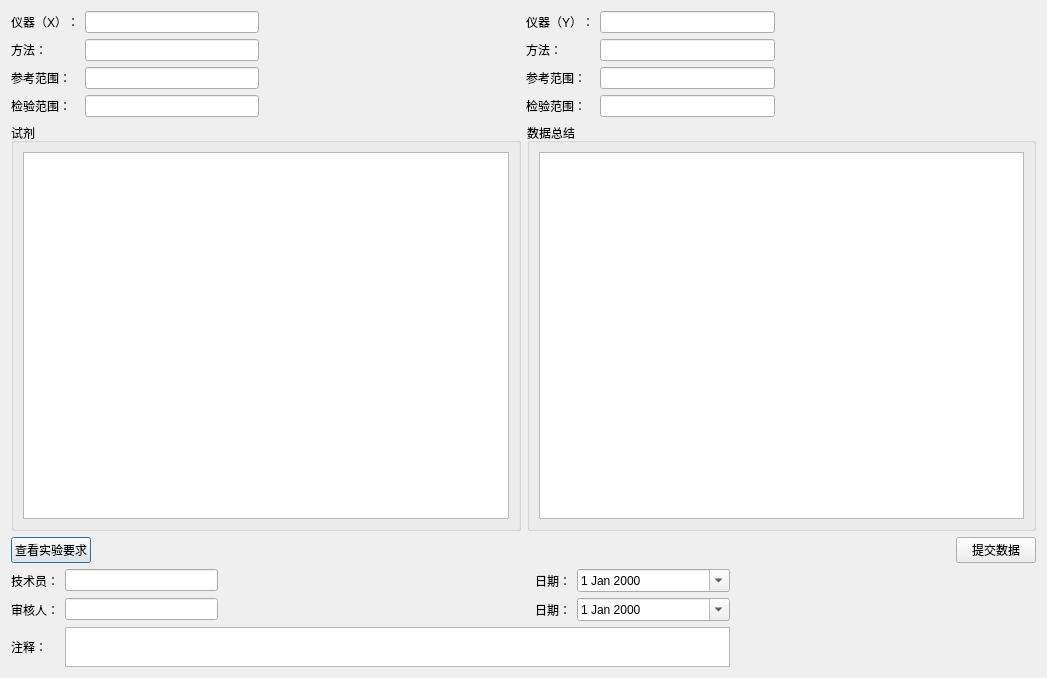
<?xml version="1.0" encoding="UTF-8"?>
<ui version="4.0">
 <class>Pv_ReportableRange</class>
 <widget class="QDialog" name="Pv_ReportableRange">
  <property name="geometry">
   <rect>
    <x>0</x>
    <y>0</y>
    <width>1047</width>
    <height>678</height>
   </rect>
  </property>
  <property name="windowTitle">
   <string>Dialog</string>
  </property>
  <layout class="QVBoxLayout" name="verticalLayout" stretch="0,5,0,0">
   <item>
    <layout class="QGridLayout" name="gridLayout" columnstretch="0,2,3,0,2,3">
     <item row="1" column="4">
      <widget class="QLineEdit" name="lineEdit_8"/>
     </item>
     <item row="2" column="1">
      <widget class="QLineEdit" name="RI_XReferenceRange"/>
     </item>
     <item row="0" column="4">
      <widget class="QLineEdit" name="RI_InstrumentY"/>
     </item>
     <item row="3" column="1">
      <widget class="QLineEdit" name="RI_XDetectionRange"/>
     </item>
     <item row="2" column="4">
      <widget class="QLineEdit" name="lineEdit_9"/>
     </item>
     <item row="3" column="4">
      <widget class="QLineEdit" name="lineEdit_10"/>
     </item>
     <item row="0" column="1">
      <widget class="QLineEdit" name="RI_InstrumentX"/>
     </item>
     <item row="0" column="0">
      <widget class="QLabel" name="label_6">
       <property name="text">
        <string>仪器（X）：</string>
       </property>
      </widget>
     </item>
     <item row="0" column="2">
      <spacer name="horizontalSpacer_4">
       <property name="orientation">
        <enum>Qt::Horizontal</enum>
       </property>
       <property name="sizeHint" stdset="0">
        <size>
         <width>40</width>
         <height>20</height>
        </size>
       </property>
      </spacer>
     </item>
     <item row="3" column="3">
      <widget class="QLabel" name="label_13">
       <property name="text">
        <string>检验范围：</string>
       </property>
      </widget>
     </item>
     <item row="1" column="3">
      <widget class="QLabel" name="label_11">
       <property name="text">
        <string>方法：</string>
       </property>
      </widget>
     </item>
     <item row="1" column="0">
      <widget class="QLabel" name="label_7">
       <property name="text">
        <string>方法：</string>
       </property>
      </widget>
     </item>
     <item row="2" column="3">
      <widget class="QLabel" name="label_12">
       <property name="text">
        <string>参考范围：</string>
       </property>
      </widget>
     </item>
     <item row="1" column="1">
      <widget class="QLineEdit" name="RI_XScheme"/>
     </item>
     <item row="3" column="0">
      <widget class="QLabel" name="label_9">
       <property name="text">
        <string>检验范围：</string>
       </property>
      </widget>
     </item>
     <item row="0" column="3">
      <widget class="QLabel" name="label_10">
       <property name="text">
        <string>仪器（Y）：</string>
       </property>
      </widget>
     </item>
     <item row="2" column="0">
      <widget class="QLabel" name="label_8">
       <property name="text">
        <string>参考范围：</string>
       </property>
      </widget>
     </item>
     <item row="0" column="5">
      <spacer name="horizontalSpacer_5">
       <property name="orientation">
        <enum>Qt::Horizontal</enum>
       </property>
       <property name="sizeHint" stdset="0">
        <size>
         <width>40</width>
         <height>20</height>
        </size>
       </property>
      </spacer>
     </item>
    </layout>
   </item>
   <item>
    <layout class="QHBoxLayout" name="horizontalLayout_4" stretch="3,3">
     <item>
      <widget class="QGroupBox" name="groupBox_2">
       <property name="title">
        <string>试剂</string>
       </property>
       <layout class="QHBoxLayout" name="horizontalLayout_3" stretch="3">
        <item>
         <widget class="QTableWidget" name="RI_Reagen_TableWidget"/>
        </item>
       </layout>
      </widget>
     </item>
     <item>
      <widget class="QGroupBox" name="groupBox">
       <property name="title">
        <string>数据总结</string>
       </property>
       <layout class="QHBoxLayout" name="horizontalLayout_2">
        <item>
         <widget class="QTableWidget" name="RI_Date_TableWidget"/>
        </item>
       </layout>
      </widget>
     </item>
    </layout>
   </item>
   <item>
    <layout class="QHBoxLayout" name="horizontalLayout">
     <item>
      <widget class="QPushButton" name="RI_BtnExperimentalRequirements">
       <property name="text">
        <string>查看实验要求</string>
       </property>
      </widget>
     </item>
     <item>
      <spacer name="horizontalSpacer">
       <property name="orientation">
        <enum>Qt::Horizontal</enum>
       </property>
       <property name="sizeHint" stdset="0">
        <size>
         <width>40</width>
         <height>20</height>
        </size>
       </property>
      </spacer>
     </item>
     <item>
      <widget class="QPushButton" name="RI_BtnCommit">
       <property name="text">
        <string>提交数据</string>
       </property>
      </widget>
     </item>
    </layout>
   </item>
   <item>
    <layout class="QGridLayout" name="gridLayout_2" columnstretch="0,2,4,0,2,4">
     <item row="0" column="3">
      <widget class="QLabel" name="label_4">
       <property name="text">
        <string>日期：</string>
       </property>
      </widget>
     </item>
     <item row="0" column="1">
      <widget class="QLineEdit" name="RI_Technicina"/>
     </item>
     <item row="1" column="3">
      <widget class="QLabel" name="label_5">
       <property name="text">
        <string>日期：</string>
       </property>
      </widget>
     </item>
     <item row="1" column="0">
      <widget class="QLabel" name="label_2">
       <property name="text">
        <string>审核人：</string>
       </property>
      </widget>
     </item>
     <item row="2" column="0">
      <widget class="QLabel" name="label_3">
       <property name="text">
        <string>注释：</string>
       </property>
      </widget>
     </item>
     <item row="1" column="1">
      <widget class="QLineEdit" name="RI_Auditor"/>
     </item>
     <item row="0" column="2">
      <spacer name="horizontalSpacer_2">
       <property name="orientation">
        <enum>Qt::Horizontal</enum>
       </property>
       <property name="sizeHint" stdset="0">
        <size>
         <width>40</width>
         <height>20</height>
        </size>
       </property>
      </spacer>
     </item>
     <item row="1" column="4">
      <widget class="QDateEdit" name="RI_ApprovalDate">
       <property name="calendarPopup">
        <bool>true</bool>
       </property>
      </widget>
     </item>
     <item row="0" column="4">
      <widget class="QDateEdit" name="RI_CalculateDate">
       <property name="calendarPopup">
        <bool>true</bool>
       </property>
      </widget>
     </item>
     <item row="0" column="0">
      <widget class="QLabel" name="label">
       <property name="text">
        <string>技术员：</string>
       </property>
      </widget>
     </item>
     <item row="0" column="5">
      <spacer name="horizontalSpacer_3">
       <property name="orientation">
        <enum>Qt::Horizontal</enum>
       </property>
       <property name="sizeHint" stdset="0">
        <size>
         <width>40</width>
         <height>20</height>
        </size>
       </property>
      </spacer>
     </item>
     <item row="2" column="1" colspan="4">
      <widget class="QPlainTextEdit" name="RI_Annotation">
       <property name="maximumSize">
        <size>
         <width>16777215</width>
         <height>40</height>
        </size>
       </property>
      </widget>
     </item>
    </layout>
   </item>
  </layout>
 </widget>
 <resources/>
 <connections/>
</ui>
